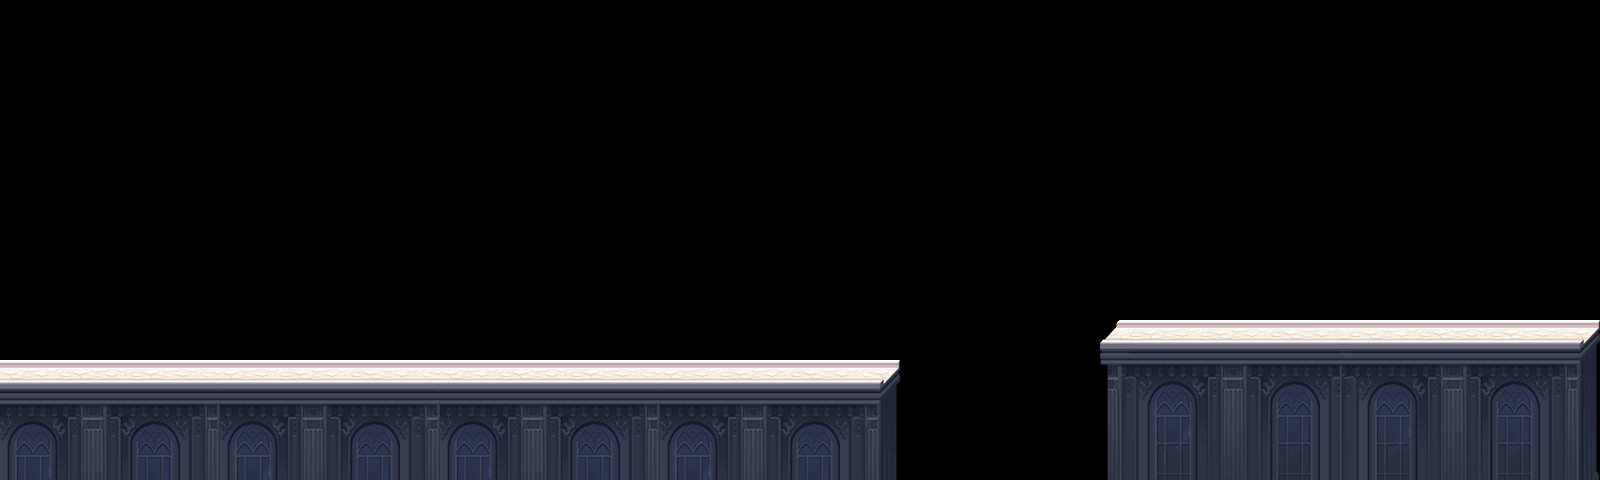

A 2D game scene composited from a Tiled map and its tileset images. What follows is a short description and the map's XML, with each tile layer's data collapsed to a summary:
An orthogonal 80x12 tile map with 20x40 px tiles, 1 tile layer (块层 1) and 32 objects (23x 3, 4x 4, 5).

<map version="1.0" orientation="orthogonal" width="80" height="12" tilewidth="20" tileheight="40">
 <tileset firstgid="1" name="road" tilewidth="20" tileheight="40">
  <image source="road.png" width="280" height="188" />
 </tileset>
 <layer name="块层 1" width="80" height="12">
  <data>[960 cells, 235 non-empty, 56 distinct tile ids]</data>
 </layer>
 <objectgroup name="collision" width="80" height="12">
  <object x="0" y="374" width="892" height="108" />
  <object x="1106" y="332" width="492" height="150" />
 </objectgroup>
 <objectgroup name="items" width="80" height="12">
  <object type="3" x="280" y="360" />
  <object type="3" x="320" y="360" />
  <object type="3" x="360" y="360" />
  <object type="3" x="400" y="360" />
  <object type="3" x="440" y="360" />
  <object type="3" x="480" y="360" />
  <object type="3" x="520" y="360" />
  <object type="5" x="560" y="360" />
  <object type="3" x="1020" y="200" />
  <object type="3" x="1020" y="280" />
  <object type="3" x="980" y="240" />
  <object type="3" x="1060" y="240" />
  <object type="4" x="1020" y="240" />
  <object type="3" x="1180" y="160" />
  <object type="3" x="1180" y="240" />
  <object type="3" x="1140" y="200" />
  <object type="3" x="1220" y="200" />
  <object type="4" x="1180" y="200" />
  <object type="3" x="1360" y="280" />
  <object type="3" x="1360" y="200" />
  <object type="3" x="1320" y="240" />
  <object type="3" x="1400" y="240" />
  <object type="4" x="1360" y="240" />
  <object type="3" x="1540" y="120" />
  <object type="3" x="1580" y="160" />
  <object type="3" x="1500" y="160" />
  <object type="3" x="1540" y="200" />
  <object type="4" x="1540" y="160" />
 </objectgroup>
 <objectgroup name="enemy" width="80" height="12">
  <object x="660" y="360" />
  <object x="740" y="360" />
 </objectgroup>
 <objectgroup name="up" width="80" height="12" />
</map>
